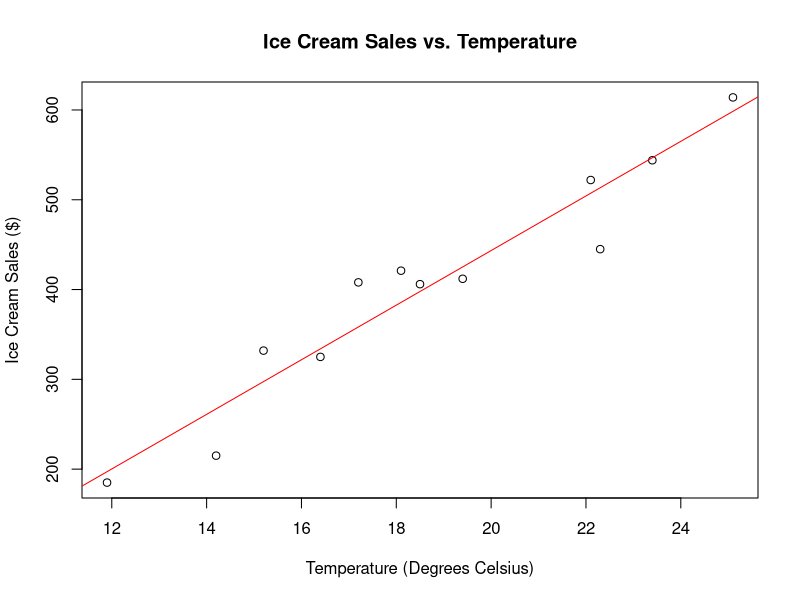

Write the R code that produced this figure.
#Find data on two variables that are related to each other
#Enter data into txt file (or excel then save a txt file)
#write a script that loads the text file, produces a scatterplot, includes a trend line

ScatterData <- read.table("scatterdata.txt", header = TRUE, sep = ",")
temperature <- as.numeric(ScatterData$temperature)
ice.cream.sales <- as.numeric(gsub("\\$", "", ScatterData$ice.cream.sales))
plot(x=temperature, y=ice.cream.sales,
     col = "black",
     xlab = "Temperature (Degrees Celsius)",
     ylab = "Ice Cream Sales ($)",
     main = "Ice Cream Sales vs. Temperature")
abline(lm(ice.cream.sales~temperature), col="red")
